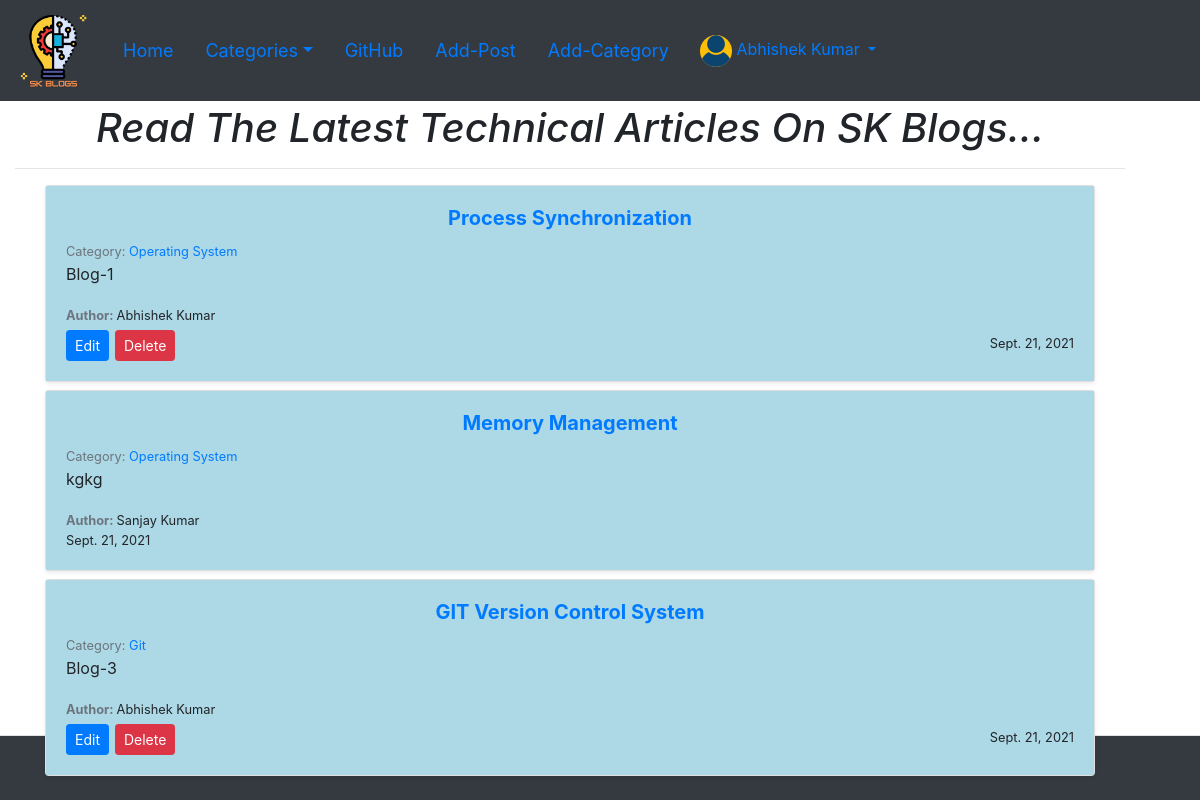
Screenshot of / (signed in) with the database file from the repository.
### blog/models.py (models this page shows, shortened)
class Post(models.Model):
    title = models.CharField(max_length=255)
    title_tag = models.CharField(max_length=255)
    post_date = models.DateField(auto_now_add=True)
    author  = models.ForeignKey(User, on_delete=CASCADE)
    category = models.ForeignKey(Category, models.SET_NULL, blank=True, null=True)
    body = RichTextField(blank=True, null=True)
    snippet = models.CharField(max_length=255)
    likes = models.ManyToManyField(User, related_name="blog_posts")

class Category(models.Model):
    name = models.CharField(max_length=255)
    def __str__(self):
        return self.name

### blog/views.py (the view)
# urls.py: path('', HomeView.as_view(), name="home"),
class HomeView(ListView):
    model = Post
    template_name = 'home.html'
    ordering = ['-post_date']
    def get_context_data(self, *args, **kwargs):
        cat_menu = Category.objects.all()
        context = super(HomeView, self).get_context_data(*args, **kwargs)
        context["cat_menu"] = cat_menu
        return context

### blog/templates/home.html (shortened to what this page needs)
{% extends 'base.html' %}
{% block content %}
<div class="container">
<h1 class="mt-5 text-center"><i>Read The Latest Technical Articles On SK Blogs...</i></h1>
<hr/>
<div class="container">
  {% for post in object_list %}
  <div class="col mt-2">
    <div class="card shadow-sm">
      <div class="card-body" style="background:lightblue;">
        <h5 class="card-text" style="text-align: center;"><a href="{% url 'article-view' post.pk %}"><strong>{{ post.title }}</strong></a></h5>
        <small class="text-muted">Category: <a href="{% url 'category' post.category|slugify %}">{{ post.category }}</a></small>
        <p class="card-text">{{ post.snippet }}</p>
        <small class="card-text"><strong class="text-muted">Author: </strong>{{ post.author.first_name }} {{ post.author.last_name }}</small>
        <div class="d-flex justify-content-between align-items-center">
          {% if user.is_authenticated %}
            {% if user.id == post.author.id %}
          <div class="btn-group mt-1">
            <br/>
            <a href="{% url 'update-post' post.pk %}"><button type="button" class="btn btn-sm btn-primary">Edit</button></a>&ThickSpace;
            <a href="{% url 'delete-post' post.pk %}"><button type="button" class="btn btn-sm btn-danger">Delete</button></a>
          </div>
            {% endif %}
          {% endif %}
          <small>{{ post.post_date }}</small>
        </div>
      </div>
    </div>
  </div>
  {% endfor %}
</div>
<br/>
</div>
{% endblock %}

### blog/templates/base.html (shortened to what this page needs)
<!doctype html>
<html lang="en" class="h-100">
{% load static %}
  <head>
    <link rel="stylesheet" href="{% static 'css/bootstrap.min.css' %}">
    <link href="{% static 'css/sticky-footer-navbar.css' %}" rel="stylesheet">
  </head>
  <body class="d-flex flex-column h-100">
    {% if not user.is_authenticated %}
        <header class="border-bottom bg-dark">
          <nav class="navbar navbar-inverse navbar-expand-md navbar-dark fixed-top bg-dark">
            <div class="d-flex flex-wrap align-items-center justify-content-center justify-content-lg-start">
              <a class="navbar-brand" href="{% url 'home' %}">
                  <img src="{% static 'sk-blogs-icon.png' %}" alt="SK BLOGS's ICON" width="75" class="d-inline-block align-text-center">
              </a>
              <button class="navbar-toggler" type="button" data-bs-toggle="collapse" data-bs-target="#navbarSupportedContent" aria-controls="navbarSupportedContent" aria-expanded="false" aria-label="Toggle navigation">
              <span class="navbar-toggler-icon"></span>
              </button>
              <div class="collapse navbar-collapse" id="navbarSupportedContent">
              <ul class="nav col-12 col-lg-auto me-lg-auto mb-2 justify-content-center mb-md-0" style="font-size: large;">
              <li class="nav-item"><a class="nav-link link-info" href="{% url 'home' %}">Home</a></li>
              {% if cat_menu %}
              <li class="nav-item dropdown">
              <a class="nav-link link-info dropdown-toggle" href="{% url 'category-list' %}" id="navbarDropdown" role="button" data-bs-toggle="dropdown" aria-expanded="false">Categories</a>
                <ul class="dropdown-menu" aria-labelledby="navbarDropdown">
                  {% for item in cat_menu %}
                    <li><a class="dropdown-item" href="{% url 'category' item|slugify %}">{{ item }}</a></li>
                  {% endfor %}
                </ul>
              </li>
              {% else %}
              <li class="nav-item"><a class="nav-link link-info" href="{% url 'category-list' %}">Categories</a></li>
              {% endif %}
              <li class="nav-item"><a class="nav-link link-info" href="https://github.com/sanju6890/SK-Blogs" target="_blank">GitHub</a></li>
              </ul>
              <div class="text-end">
                <a href="{% url 'signin' %}"><button type="button" class="btn btn-outline-light me-2">LogIn</button></a>
                <a href="{% url 'register' %}"><button type="button" class="btn btn-warning">SignUp</button></a>
              </div>
              </div>
            </div>
          </nav>
        </header>
    {% else %}
        <header class="border-bottom bg-dark">
          <nav class="navbar navbar-inverse navbar-expand-md navbar-dark fixed-top bg-dark">
            <div class="d-flex flex-wrap align-items-center justify-content-center justify-content-lg-start">
            <a class="navbar-brand" href="{% url 'home' %}">
                <img src="{% static 'sk-blogs-icon.png' %}" alt="SK BLOGS's ICON" width="75" class="d-inline-block align-text-center">
            </a>
            <div class="collapse navbar-collapse" id="navbarSupportedContent">
              <ul class="nav col-12 col-lg-auto me-lg-auto mb-2 justify-content-center mb-md-0" style="font-size: large; ">
                <li class="nav-item"><a class="nav-link link-info" href="{% url 'home' %}">Home</a></li>
              {% if cat_menu %}
              <li class="nav-item dropdown">
              <a class="nav-link link-info dropdown-toggle" href="{% url 'category-list' %}" id="navbarDropdown" role="button" data-bs-toggle="dropdown" aria-expanded="false">Categories</a>
              </li>
              {% else %}
              <li class="nav-item"><a class="nav-link link-info" href="{% url 'category-list' %}">Categories</a></li>
              {% endif %}
                <li class="nav-item"><a class="nav-link link-info" href="https://github.com/sanju6890/SK-Blogs" target="_blank">GitHub</a></li>
                {% if user.is_authenticated %}
                  <li class="nav-item"><a class="nav-link link-info" href="{% url 'add-post' %}">Add-Post</a></li>
                  <li class="nav-item"><a class="nav-link link-info" href="{% url 'add-category' %}">Add-Category</a></li>
                {% endif %}
              </ul>
              <div class="dropdown text-end">
                <a href="#" class="d-block link-info text-decoration-none dropdown-toggle" id="dropdownUser1" data-bs-toggle="dropdown" aria-expanded="false">
                  {% if page_user.profile_pic %}
                  <img src="{{ page_user.profile_pic.url }}" alt="user profile" width="32" height="32" class="rounded-circle bg-warning">
                  {% else %}
                  <img src="{% static 'profile_pic.png' %}" alt="user profile" width="32" height="32" class="rounded-circle bg-warning">
                  {% endif %}
                  {{user.first_name}} {{user.last_name}}
                </a>
              </div>
            </div>
            </div>
          </nav>
        </header>
    {% endif %}
<main class="flex-shrink-0">
{% block content %}
{% endblock content %}
</main>
<footer class="footer mt-auto py-2 bg-dark text-info border-top">
    <div class="container mt-2">
        <p class="copyright" style="text-align: center;"><strong>Copyright © SK Blogs 2021</strong></p>
    </div>
</footer>
  </body>
</html>

### blog/static/css/sticky-footer-navbar.css (style rules this page uses)
main > .container { position: absolute; bottom: 0; padding: 60px 15px 0; }

### rows the page displays
Post: title "Process Synchronization", category "Operating System", snippet "Blog-1", author.first_name "Abhishek", author.last_name "Kumar", shows "Edit", post_date "Sept. 21, 2021"
Post: title "Memory Management", category "Operating System", snippet "kgkg", author.first_name "Sanjay", author.last_name "Kumar", post_date "Sept. 21, 2021"
Post: title "GIT Version Control System", category "Git", snippet "Blog-3", author.first_name "Abhishek", author.last_name "Kumar", shows "Edit", post_date "Sept. 21, 2021"

### other values shown
{{ user.first_name }} "Abhishek"
{{ user.last_name }} "Kumar"
